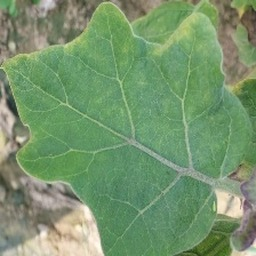
#> input picture research/paper/figs/thumbs/s0v0.jpg, 256 x 256 px
$ python -i detector.py   (imports and definitions only)
#> lines starting #> are read from the running program, lines starting #| are printed output that depends on the picture
"""AugLeak detector: blind recovery of augmentation siblings.

Two complementary views of every image:
  * structure view  - blurred grayscale at 32x32 inside a centred disc, mean-centred and normalised.
                      Photometric filters (CLAHE, threshold, top/black-hat, gamma, HSV, blur, sharpen)
                      keep *where* the structure is, so the correlation survives them. Queries are
                      also matched under the 8 dihedral transforms and +-15/30/45 degree rotations.
  * semantic view   - a frozen ImageNet embedding (identity and D4 orbit-averaged); survives
                      crops, rescaling and mild colour change but collapses under heavy filters.
Each view's pair score is converted to a p-value against a *label-calibrated null*: augmentation
preserves the label, so an image's best match in another class is, by construction, not its sibling.
Pairs are linked when the Bonferroni-combined p-value is below alpha; groups are connected components.
"""
import numpy as np, torch
from PIL import Image
from scipy import ndimage

# [1 line not run here, left out]
RES = 32
ANGLES = (15, -15, 30, -30, 45, -45)
CROPS = True   # also match re-crops: centre crops (0.8, 0.65) of image and mirror, corner crops (0.75)


# [4 lines left out: function _crop, not called in this run]


def _disc(res=RES, r=0.48):
#> further down, picture is the input picture: PIL image 256x256 RGB; mean R, G, B 117.9, 148.7, 108.7
    yy, xx = np.mgrid[:res, :res]
    c = (res - 1) / 2
    return ((yy - c) ** 2 + (xx - c) ** 2) <= (r * res) ** 2


DISC = _disc()


# [18 lines left out: functions _canon, hash_views, not called in this run]


def gray64(img):
    if not isinstance(img, Image.Image):
        img = Image.fromarray(img)
    a = np.asarray(img.convert("L").resize((64, 64), Image.BILINEAR), np.float32)
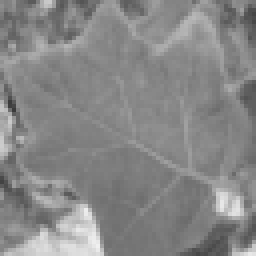
#> a: shape (64, 64) float32 (shown 4 times larger); min 59, max 240, mean 135
    return ndimage.gaussian_filter(a, 1.0)
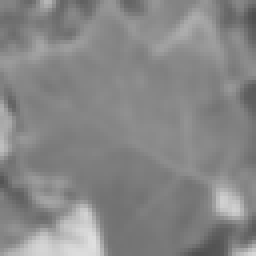
#> returned value: shape (64, 64) float32 (shown 4 times larger); min 78.94, max 223.8, mean 135


class LazyViews:
    """Query views generated block by block, so memory stays O(n) instead of O(20 n)."""

    def __init__(self, gray64s, extra_angles=True):
        self.g, self.extra = gray64s, extra_angles
        self.shape = (8 + ((2 * len(ANGLES) + (8 if CROPS else 0)) if extra_angles else 0), len(gray64s), int(DISC.sum()))

    def rows(self, i, j):
        return structure_views(self.g[i:j], self.extra)[1]


def lazy_structure_views(gray64s, extra_angles=True):
    base = torch.from_numpy(np.stack([_canon(a) for a in gray64s]).astype(np.float32))
    return base, LazyViews(gray64s, extra_angles)


# [18 lines left out: function structure_views, not called in this run]


def l2n(F):
    F = torch.as_tensor(np.asarray(F, np.float32))
    return F / (F.norm(dim=1, keepdim=True) + 1e-8)


class Scorer:
    """score(i, j) -> dict of (rows x n) similarity blocks for each view."""

    # [133 lines left out: functions __init__, precompute, local_scale, block, _block, cross_class_null and 4 more, not called in this run]

>>> from PIL import Image
>>> picture = Image.open('../paper/figs/thumbs/s0v0.jpg')
>>> result = gray64(picture)

$ run again, on research/paper/figs/thumbs/s0v1.jpg
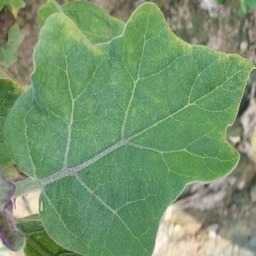
#> input picture research/paper/figs/thumbs/s0v1.jpg, 256 x 256 px
#> picture is the input picture: PIL image 256x256 RGB; mean R, G, B 117.9, 148.7, 108.7
#> in gray64, `a = np.asarray(img.convert("L").resize((64, 64), Image.BILINEAR), np.f..`:
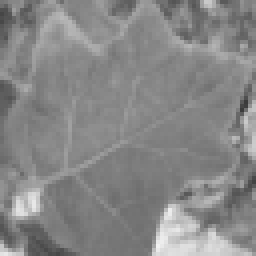
#> a: shape (64, 64) float32 (shown 4 times larger); min 59, max 241, mean 135
#> in gray64, `return ndimage.gaussian_filter(a, 1.0)`:
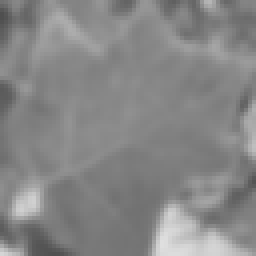
#> returned value: shape (64, 64) float32 (shown 4 times larger); min 79.02, max 224, mean 135

$ run again, on research/paper/figs/thumbs/s0v2.jpg
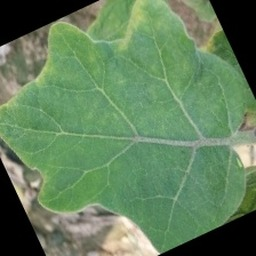
#> input picture research/paper/figs/thumbs/s0v2.jpg, 256 x 256 px
#> picture is the input picture: PIL image 256x256 RGB; mean R, G, B 98.2, 128.5, 92.3
#> in gray64, `a = np.asarray(img.convert("L").resize((64, 64), Image.BILINEAR), np.f..`:
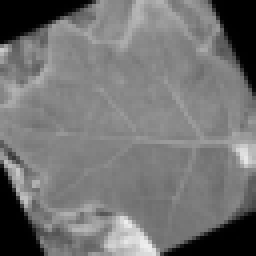
#> a: shape (64, 64) float32 (shown 4 times larger); min 0, max 239, mean 115.3
#> in gray64, `return ndimage.gaussian_filter(a, 1.0)`:
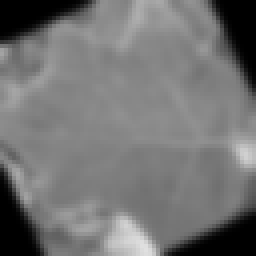
#> returned value: shape (64, 64) float32 (shown 4 times larger); min 0, max 224, mean 115.3
